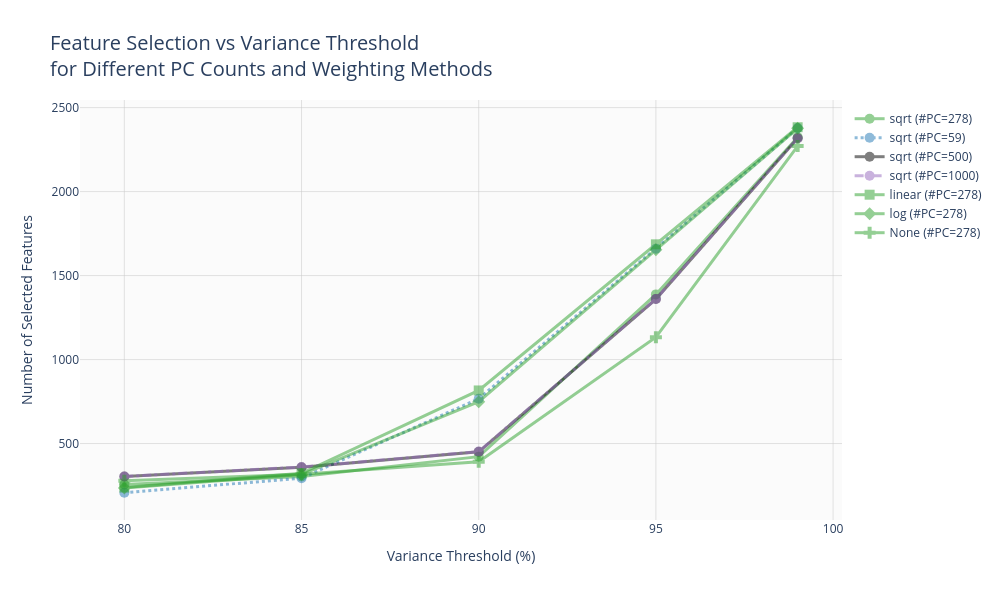
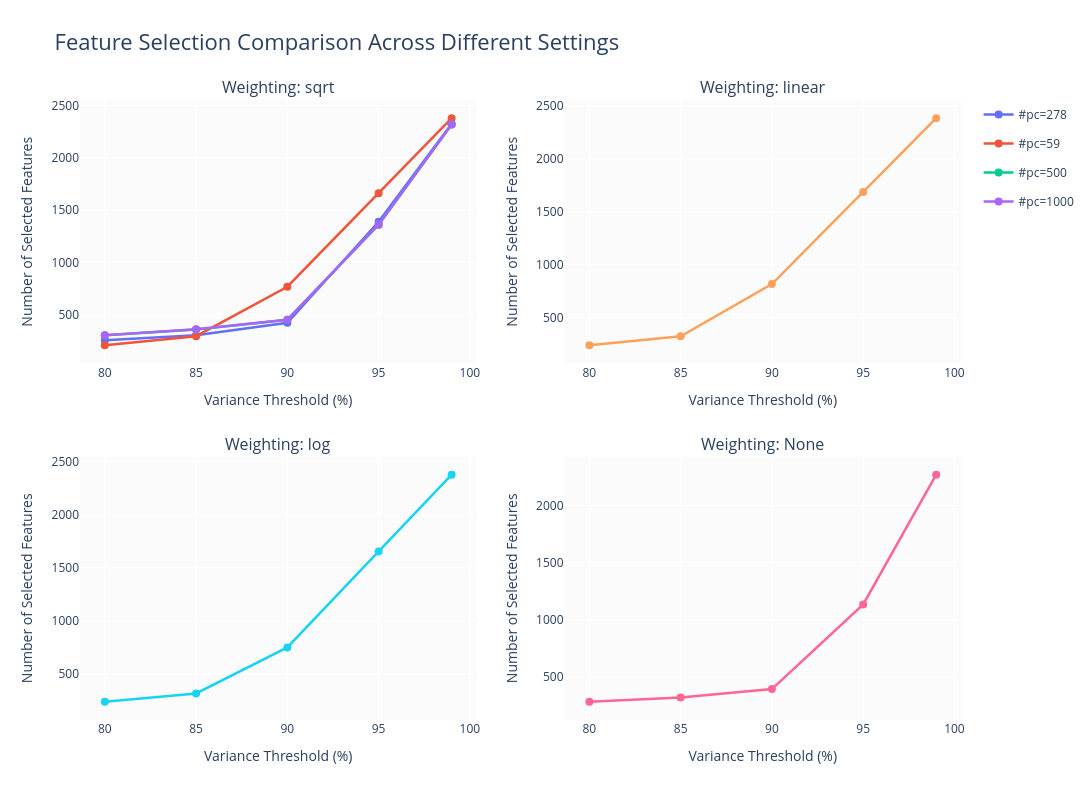
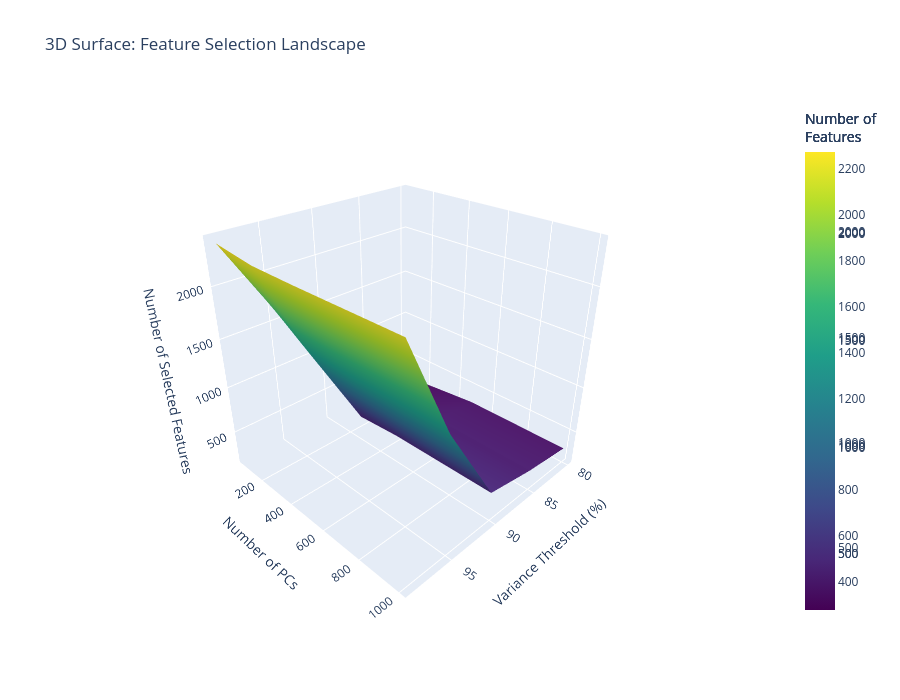
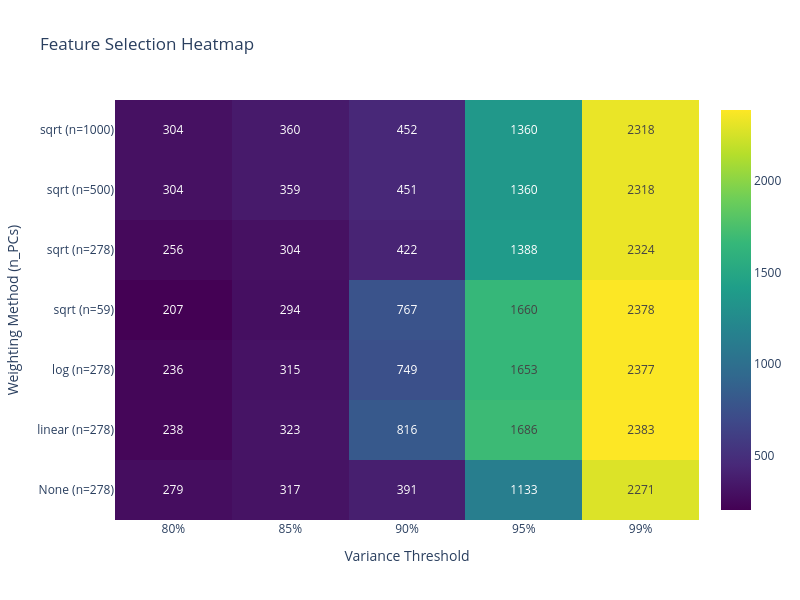

The code cell stored with these charts, in order, in its notebook:
### Code cell


### Figure 1 — Plotly figure (JSON) as saved in the notebook; plotly's stock layout.template omitted (floating-point values rounded to 4 significant figures)
{"data": [{"hovertemplate": "<b>%{fullData.name}</b><br>Variance Threshold: %{x}%<br>Selected Features: %{y}<br><extra></extra>", "line": {"color": "#2ca02c", "dash": "solid", "width": 3}, "marker": {"size": 10, "symbol": "circle"}, "mode": "lines+markers", "name": "sqrt (#PC=278)", "opacity": 0.5, "type": "scatter", "x": [80, 85, 90, 95, 99], "y": [256, 304, 422, 1388, 2324]}, {"hovertemplate": "<b>%{fullData.name}</b><br>Variance Threshold: %{x}%<br>Selected Features: %{y}<br><extra></extra>", "line": {"color": "#1f77b4", "dash": "dot", "width": 3}, "marker": {"size": 10, "symbol": "circle"}, "mode": "lines+markers", "name": "sqrt (#PC=59)", "opacity": 0.5, "type": "scatter", "x": [80, 85, 90, 95, 99], "y": [207, 294, 767, 1660, 2378]}, {"hovertemplate": "<b>%{fullData.name}</b><br>Variance Threshold: %{x}%<br>Selected Features: %{y}<br><extra></extra>", "line": {"color": "black", "dash": "solid", "width": 3}, "marker": {"size": 10, "symbol": "circle"}, "mode": "lines+markers", "name": "sqrt (#PC=500)", "opacity": 0.5, "type": "scatter", "x": [80, 85, 90, 95, 99], "y": [304, 359, 451, 1360, 2318]}, {"hovertemplate": "<b>%{fullData.name}</b><br>Variance Threshold: %{x}%<br>Selected Features: %{y}<br><extra></extra>", "line": {"color": "#9467bd", "dash": "dashdot", "width": 3}, "marker": {"size": 10, "symbol": "circle"}, "mode": "lines+markers", "name": "sqrt (#PC=1000)", "opacity": 0.5, "type": "scatter", "x": [80, 85, 90, 95, 99], "y": [304, 360, 452, 1360, 2318]}, {"hovertemplate": "<b>%{fullData.name}</b><br>Variance Threshold: %{x}%<br>Selected Features: %{y}<br><extra></extra>", "line": {"color": "#2ca02c", "dash": "solid", "width": 3}, "marker": {"size": 10, "symbol": "square"}, "mode": "lines+markers", "name": "linear (#PC=278)", "opacity": 0.5, "type": "scatter", "x": [80, 85, 90, 95, 99], "y": [238, 323, 816, 1686, 2383]}, {"hovertemplate": "<b>%{fullData.name}</b><br>Variance Threshold: %{x}%<br>Selected Features: %{y}<br><extra></extra>", "line": {"color": "#2ca02c", "dash": "solid", "width": 3}, "marker": {"size": 10, "symbol": "diamond"}, "mode": "lines+markers", "name": "log (#PC=278)", "opacity": 0.5, "type": "scatter", "x": [80, 85, 90, 95, 99], "y": [236, 315, 749, 1653, 2377]}, {"hovertemplate": "<b>%{fullData.name}</b><br>Variance Threshold: %{x}%<br>Selected Features: %{y}<br><extra></extra>", "line": {"color": "#2ca02c", "dash": "solid", "width": 3}, "marker": {"size": 10, "symbol": "cross"}, "mode": "lines+markers", "name": "None (#PC=278)", "opacity": 0.5, "type": "scatter", "x": [80, 85, 90, 95, 99], "y": [279, 317, 391, 1133, 2271]}], "layout": {"height": 600, "hovermode": "x unified", "legend": {"x": 1.01, "xanchor": "left", "y": 0.99, "yanchor": "top"}, "plot_bgcolor": "rgba(250, 250, 250, 0.8)", "title": {"font": {"size": 20}, "text": "Feature Selection vs Variance Threshold<br>for Different PC Counts and Weighting Methods"}, "width": 1000, "xaxis": {"gridcolor": "rgba(200, 200, 200, 0.5)", "gridwidth": 1, "showgrid": true, "title": {"text": "Variance Threshold (%)"}}, "yaxis": {"gridcolor": "rgba(200, 200, 200, 0.5)", "gridwidth": 1, "showgrid": true, "title": {"text": "Number of Selected Features"}}}}

### Figure 2 — Plotly figure (JSON) as saved in the notebook; plotly's stock layout.template omitted (floating-point values rounded to 4 significant figures)
{"data": [{"hovertemplate": "#pc=%{text}<br>Threshold: %{x}%<br>Features: %{y}<br><extra></extra>", "legendgroup": "278", "line": {"width": 2.5}, "marker": {"size": 8, "symbol": "circle"}, "mode": "lines+markers", "name": "#pc=278", "showlegend": true, "text": ["278", "278", "278", "278", "278"], "type": "scatter", "x": [80, 85, 90, 95, 99], "xaxis": "x", "y": [256, 304, 422, 1388, 2324], "yaxis": "y"}, {"hovertemplate": "#pc=%{text}<br>Threshold: %{x}%<br>Features: %{y}<br><extra></extra>", "legendgroup": "59", "line": {"width": 2.5}, "marker": {"size": 8, "symbol": "circle"}, "mode": "lines+markers", "name": "#pc=59", "showlegend": true, "text": ["59", "59", "59", "59", "59"], "type": "scatter", "x": [80, 85, 90, 95, 99], "xaxis": "x", "y": [207, 294, 767, 1660, 2378], "yaxis": "y"}, {"hovertemplate": "#pc=%{text}<br>Threshold: %{x}%<br>Features: %{y}<br><extra></extra>", "legendgroup": "500", "line": {"width": 2.5}, "marker": {"size": 8, "symbol": "circle"}, "mode": "lines+markers", "name": "#pc=500", "showlegend": true, "text": ["500", "500", "500", "500", "500"], "type": "scatter", "x": [80, 85, 90, 95, 99], "xaxis": "x", "y": [304, 359, 451, 1360, 2318], "yaxis": "y"}, {"hovertemplate": "#pc=%{text}<br>Threshold: %{x}%<br>Features: %{y}<br><extra></extra>", "legendgroup": "1000", "line": {"width": 2.5}, "marker": {"size": 8, "symbol": "circle"}, "mode": "lines+markers", "name": "#pc=1000", "showlegend": true, "text": ["1000", "1000", "1000", "1000", "1000"], "type": "scatter", "x": [80, 85, 90, 95, 99], "xaxis": "x", "y": [304, 360, 452, 1360, 2318], "yaxis": "y"}, {"hovertemplate": "#pc=%{text}<br>Threshold: %{x}%<br>Features: %{y}<br><extra></extra>", "legendgroup": "278", "line": {"width": 2.5}, "marker": {"size": 8, "symbol": "circle"}, "mode": "lines+markers", "name": "#pc=278", "showlegend": false, "text": ["278", "278", "278", "278", "278"], "type": "scatter", "x": [80, 85, 90, 95, 99], "xaxis": "x2", "y": [238, 323, 816, 1686, 2383], "yaxis": "y2"}, {"hovertemplate": "#pc=%{text}<br>Threshold: %{x}%<br>Features: %{y}<br><extra></extra>", "legendgroup": "278", "line": {"width": 2.5}, "marker": {"size": 8, "symbol": "circle"}, "mode": "lines+markers", "name": "#pc=278", "showlegend": false, "text": ["278", "278", "278", "278", "278"], "type": "scatter", "x": [80, 85, 90, 95, 99], "xaxis": "x3", "y": [236, 315, 749, 1653, 2377], "yaxis": "y3"}, {"hovertemplate": "#pc=%{text}<br>Threshold: %{x}%<br>Features: %{y}<br><extra></extra>", "legendgroup": "278", "line": {"width": 2.5}, "marker": {"size": 8, "symbol": "circle"}, "mode": "lines+markers", "name": "#pc=278", "showlegend": false, "text": ["278", "278", "278", "278", "278"], "type": "scatter", "x": [80, 85, 90, 95, 99], "xaxis": "x4", "y": [279, 317, 391, 1133, 2271], "yaxis": "y4"}], "layout": {"annotations": [{"font": {"size": 16}, "showarrow": false, "text": "Weighting: sqrt", "x": 0.225, "xanchor": "center", "xref": "paper", "y": 1, "yanchor": "bottom", "yref": "paper"}, {"font": {"size": 16}, "showarrow": false, "text": "Weighting: linear", "x": 0.775, "xanchor": "center", "xref": "paper", "y": 1, "yanchor": "bottom", "yref": "paper"}, {"font": {"size": 16}, "showarrow": false, "text": "Weighting: log", "x": 0.225, "xanchor": "center", "xref": "paper", "y": 0.425, "yanchor": "bottom", "yref": "paper"}, {"font": {"size": 16}, "showarrow": false, "text": "Weighting: None", "x": 0.775, "xanchor": "center", "xref": "paper", "y": 0.425, "yanchor": "bottom", "yref": "paper"}], "height": 800, "plot_bgcolor": "rgba(250, 250, 250, 0.8)", "showlegend": true, "title": {"font": {"size": 22}, "text": "Feature Selection Comparison Across Different Settings"}, "width": 1200, "xaxis": {"anchor": "y", "domain": [0, 0.45], "title": {"text": "Variance Threshold (%)"}}, "xaxis2": {"anchor": "y2", "domain": [0.55, 1], "title": {"text": "Variance Threshold (%)"}}, "xaxis3": {"anchor": "y3", "domain": [0, 0.45], "title": {"text": "Variance Threshold (%)"}}, "xaxis4": {"anchor": "y4", "domain": [0.55, 1], "title": {"text": "Variance Threshold (%)"}}, "yaxis": {"anchor": "x", "domain": [0.575, 1], "title": {"text": "Number of Selected Features"}}, "yaxis2": {"anchor": "x2", "domain": [0.575, 1], "title": {"text": "Number of Selected Features"}}, "yaxis3": {"anchor": "x3", "domain": [0, 0.425], "title": {"text": "Number of Selected Features"}}, "yaxis4": {"anchor": "x4", "domain": [0, 0.425], "title": {"text": "Number of Selected Features"}}}}

### Figure 3 — Plotly figure (JSON) as saved in the notebook; plotly's stock layout.template omitted (floating-point values rounded to 4 significant figures)
{"data": [{"colorbar": {"title": {"text": "Number of<br>Features"}, "x": 1.1}, "colorscale": [[0, "#440154"], [0.1111, "#482878"], [0.2222, "#3e4989"], [0.3333, "#31688e"], [0.4444, "#26828e"], [0.5556, "#1f9e89"], [0.6667, "#35b779"], [0.7778, "#6ece58"], [0.8889, "#b5de2b"], [1, "#fde725"]], "name": "sqrt", "showscale": true, "type": "surface", "x": [80, 85, 90, 95, 99], "y": [59, 278, 500, 1000], "z": [[207, 294, 767, 1660, 2378], [256, 304, 422, 1388, 2324], [304, 359, 451, 1360, 2318], [304, 360, 452, 1360, 2318]]}, {"colorbar": {"title": {"text": "Number of<br>Features"}, "x": 1.1}, "colorscale": [[0, "#440154"], [0.1111, "#482878"], [0.2222, "#3e4989"], [0.3333, "#31688e"], [0.4444, "#26828e"], [0.5556, "#1f9e89"], [0.6667, "#35b779"], [0.7778, "#6ece58"], [0.8889, "#b5de2b"], [1, "#fde725"]], "name": "linear", "showscale": true, "type": "surface", "x": [80, 85, 90, 95, 99], "y": [59, 278, 500, 1000], "z": [[null, null, null, null, null], [238, 323, 816, 1686, 2383], [null, null, null, null, null], [null, null, null, null, null]]}, {"colorbar": {"title": {"text": "Number of<br>Features"}, "x": 1.1}, "colorscale": [[0, "#440154"], [0.1111, "#482878"], [0.2222, "#3e4989"], [0.3333, "#31688e"], [0.4444, "#26828e"], [0.5556, "#1f9e89"], [0.6667, "#35b779"], [0.7778, "#6ece58"], [0.8889, "#b5de2b"], [1, "#fde725"]], "name": "log", "showscale": true, "type": "surface", "x": [80, 85, 90, 95, 99], "y": [59, 278, 500, 1000], "z": [[null, null, null, null, null], [236, 315, 749, 1653, 2377], [null, null, null, null, null], [null, null, null, null, null]]}, {"colorbar": {"title": {"text": "Number of<br>Features"}, "x": 1.1}, "colorscale": [[0, "#440154"], [0.1111, "#482878"], [0.2222, "#3e4989"], [0.3333, "#31688e"], [0.4444, "#26828e"], [0.5556, "#1f9e89"], [0.6667, "#35b779"], [0.7778, "#6ece58"], [0.8889, "#b5de2b"], [1, "#fde725"]], "name": "None", "showscale": true, "type": "surface", "x": [80, 85, 90, 95, 99], "y": [59, 278, 500, 1000], "z": [[null, null, null, null, null], [279, 317, 391, 1133, 2271], [null, null, null, null, null], [null, null, null, null, null]]}], "layout": {"height": 700, "scene": {"camera": {"eye": {"x": 1.5, "y": 1.5, "z": 1.2}}, "xaxis": {"title": {"text": "Variance Threshold (%)"}}, "yaxis": {"title": {"text": "Number of PCs"}}, "zaxis": {"title": {"text": "Number of Selected Features"}}}, "title": {"text": "3D Surface: Feature Selection Landscape"}, "width": 900}}

### Figure 4 — Plotly figure (JSON) as saved in the notebook; plotly's stock layout.template omitted (floating-point values rounded to 4 significant figures)
{"data": [{"colorscale": [[0, "#440154"], [0.1111, "#482878"], [0.2222, "#3e4989"], [0.3333, "#31688e"], [0.4444, "#26828e"], [0.5556, "#1f9e89"], [0.6667, "#35b779"], [0.7778, "#6ece58"], [0.8889, "#b5de2b"], [1, "#fde725"]], "hovertemplate": "Weighting: %{y}<br>Threshold: %{x}<br>Features: %{z}<br><extra></extra>", "text": [[279, 317, 391, 1133, 2271], [238, 323, 816, 1686, 2383], [236, 315, 749, 1653, 2377], [207, 294, 767, 1660, 2378], [256, 304, 422, 1388, 2324], [304, 359, 451, 1360, 2318], [304, 360, 452, 1360, 2318]], "textfont": {"size": 12}, "texttemplate": "%{text}", "type": "heatmap", "x": ["80%", "85%", "90%", "95%", "99%"], "y": ["None (n=278)", "linear (n=278)", "log (n=278)", "sqrt (n=59)", "sqrt (n=278)", "sqrt (n=500)", "sqrt (n=1000)"], "z": [[279, 317, 391, 1133, 2271], [238, 323, 816, 1686, 2383], [236, 315, 749, 1653, 2377], [207, 294, 767, 1660, 2378], [256, 304, 422, 1388, 2324], [304, 359, 451, 1360, 2318], [304, 360, 452, 1360, 2318]]}], "layout": {"height": 600, "title": {"text": "Feature Selection Heatmap"}, "width": 800, "xaxis": {"title": {"text": "Variance Threshold"}}, "yaxis": {"title": {"text": "Weighting Method (n_PCs)"}}}}
